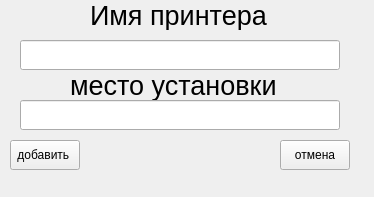
<?xml version="1.0" encoding="UTF-8"?>
<ui version="4.0">
 <class>Form</class>
 <widget class="QWidget" name="Form">
  <property name="geometry">
   <rect>
    <x>0</x>
    <y>0</y>
    <width>374</width>
    <height>197</height>
   </rect>
  </property>
  <property name="windowTitle">
   <string>Form</string>
  </property>
  <widget class="QPushButton" name="pushButton">
   <property name="geometry">
    <rect>
     <x>10</x>
     <y>140</y>
     <width>70</width>
     <height>30</height>
    </rect>
   </property>
   <property name="text">
    <string>добавить </string>
   </property>
  </widget>
  <widget class="QPushButton" name="pushButton_2">
   <property name="geometry">
    <rect>
     <x>280</x>
     <y>140</y>
     <width>70</width>
     <height>30</height>
    </rect>
   </property>
   <property name="text">
    <string>отмена</string>
   </property>
  </widget>
  <widget class="QLineEdit" name="lineEdit">
   <property name="geometry">
    <rect>
     <x>20</x>
     <y>40</y>
     <width>320</width>
     <height>30</height>
    </rect>
   </property>
  </widget>
  <widget class="QLabel" name="label">
   <property name="geometry">
    <rect>
     <x>90</x>
     <y>0</y>
     <width>180</width>
     <height>30</height>
    </rect>
   </property>
   <property name="font">
    <font>
     <pointsize>20</pointsize>
    </font>
   </property>
   <property name="text">
    <string>Имя принтера </string>
   </property>
  </widget>
  <widget class="QLabel" name="label_2">
   <property name="geometry">
    <rect>
     <x>70</x>
     <y>70</y>
     <width>210</width>
     <height>30</height>
    </rect>
   </property>
   <property name="font">
    <font>
     <pointsize>20</pointsize>
    </font>
   </property>
   <property name="text">
    <string>место установки</string>
   </property>
  </widget>
  <widget class="QLineEdit" name="lineEdit_2">
   <property name="geometry">
    <rect>
     <x>20</x>
     <y>100</y>
     <width>320</width>
     <height>30</height>
    </rect>
   </property>
  </widget>
 </widget>
 <resources/>
 <connections/>
</ui>
